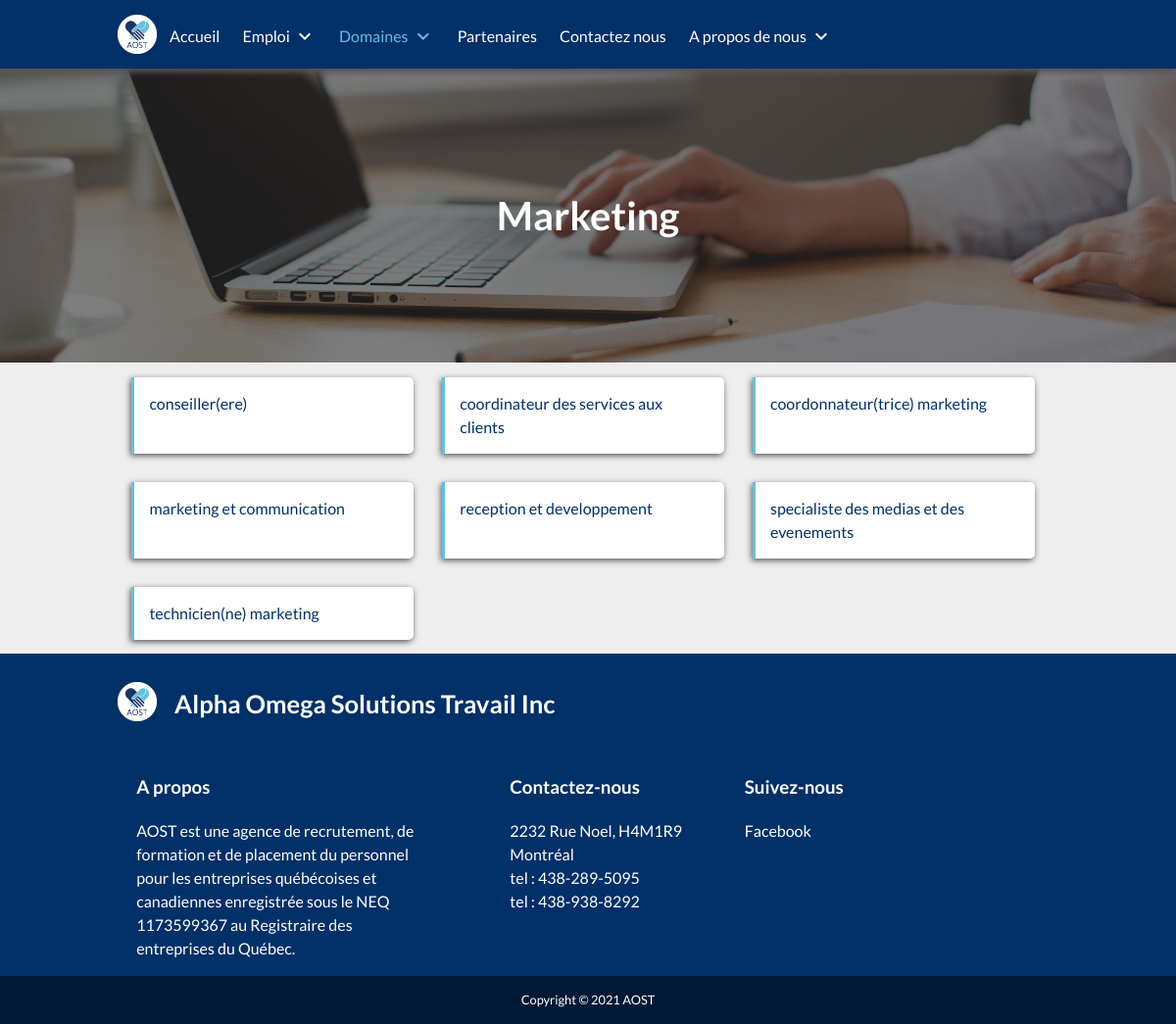
The app's page /domains/Marketing/5 with its own data.
### tables this page shows
CREATE TABLE IF NOT EXISTS `domains` (
  `id` bigint(20) NOT NULL AUTO_INCREMENT,
  `id_admin` bigint(20) NOT NULL,
  `name` varchar(100) NOT NULL,
  `color` varchar(100) NOT NULL,
  `added_at` datetime NOT NULL DEFAULT CURRENT_TIMESTAMP,
  PRIMARY KEY (`id`),
  KEY `id_admin` (`id_admin`)
);

CREATE TABLE IF NOT EXISTS `subdomains` (
  `id` bigint(20) NOT NULL AUTO_INCREMENT,
  `id_admin` bigint(20) NOT NULL,
  `id_domain` bigint(20) NOT NULL,
  `name` varchar(200) NOT NULL,
  `color` varchar(100) NOT NULL,
  `added_at` datetime NOT NULL DEFAULT CURRENT_TIMESTAMP,
  PRIMARY KEY (`id`),
  KEY `id_domain` (`id_domain`),
  KEY `fk_admin` (`id_admin`)
);

### outils/php/Session.class.php (called while the page is built, shortened)
<?php
  class Session
  {
    private $currentDomain;
    function __construct($currentPage = "home", $currentSubPage = "", $currentDomain = "", $role_1 = "super", $role_2 = "moderateur")
    {
      $this->currentDomain = $currentDomain;
    }
    public function getCurrentDomain(){
      return $this->currentDomain;
    }
    public function setCurrentDomain($currentDomain){
      $this->currentDomain = $currentDomain;
    }
    public function presentationPage($title, $img){ ?>
    <?php }
  }
?>

### class/Domain.class.php (called while the page is built, shortened)
<?php
class domain
{
public function getDomain($id){
    include(_APP_PATH."bd/server-connect.php");
    $id=intval($id);
    $query=$db->prepare("SELECT * FROM domains WHERE id=?");
    $query->bindParam(1,$id);
    if($query->execute() && $query->rowCount()==1){
        $data=$query->fetch();
        return (new Domain($data));
    }else{
        return false;
    }
}
}
?>

### class/Subdomain.class.php (called while the page is built, shortened)
<?php
class Subdomain
{
   private $_name;
   public function __construct(array $data){
    foreach ($data as $key => $value) {
     $method='set'.ucfirst($key);
}
}
public function setName($name){
   $this->_name=htmlentities(strval($name));
}
public function getName(){
    return $this->_name;
}
public function getListSubdomains($id_domain) {
    include(_APP_PATH."bd/server-connect.php");
    $id_domain=intval($id_domain);
    $query=$db->prepare("SELECT * FROM subdomains WHERE id_domain=? ORDER BY name ASC");
    $query->bindParam(1,$id_domain);
    $subdomain=[];
    if($query->execute()){
       while($data=$query->fetch()){
          $subdomain[]=new Subdomain($data);
      }
      return $subdomain;
  }else{
   return false;
}
}
}
?>

### domains/domains.php (the view)
<div class="container-box" style="background-image: url('/aost/img/bg/bg1.jpg');">
  <div class="container-box-shadow">
    <div class="offset-10-laptop container-box-body" style="">
      <div class="container-title"><?php echo ucwords($session->getCurrentDomain()); ?></div>
    </div>
  </div>
</div>
<div class="" style="background-color: var(--color-shadow);">
  <div class="offset-10-laptop about-block domain-item-block">
    <?php
      $subdomains = $subdomain->getListSubdomains($_GET["id"]);
      foreach($subdomains as $subdomain) {
    ?>
      <div class="domain-item">
        <?php echo $subdomain->getName(); ?>
      </div>
    <?php } ?>
  </div>
</div>

### outils/css/vars.css (style rules this page uses)
:root { --color-primary : #003068; --color-secondary : #66BFDE; --color-tertiary : #001935; --color-shadow : #eee; --color-text : #555; --color-danger : red; --color-danger-dark : darkred; --color-success : green; --color-success-dark : darkgreen; --border-radius-size : 5px; --nav-text-color : white; --nav-bg-color : var(--color-primary); --nav-text-hover-color: var(--color-secondary); --subNav-text-color: var(--color-primary); --subNav-text-hover-color: var(--color-tertiaire); --nav-mobile-text-color : var(--color-primary); --nav-mobile-hover-text-color : white; --nav-mobile-hover-bg-color : var(--color-primary); --footer-bg-color : var(--color-primary); --footer-bg-color-dark : var(--color-tertiary); --footer-text-color : white; --btn-primary-text-color: white; --btn-primary-bg-color : var(--color-primary); --btn-primary-bg-hover-color : var(--color-tertiary); --btn-danger-text-color: white; --btn-danger-bg-color : var(--color-danger); --btn-danger-bg-hover-color : var(--color-danger-dark); }

### outils/css/global.css (style rules this page uses)
body { margin: 0; font-size: 1em; font-weight: 400; line-height: 1.5; text-align: left; font-family: 'Lato'; color: var(--color-text); }
.container-box { background-position: center; background-size: cover; width:100%; padding: 0!important; margin-bottom:1px; display: block; }
.container-box-shadow { height: 100%; margin: 0; background-color: rgba(0,0,0,0.5); width: 100%; }
.container-box-body { margin: 0; height: 100%; color: white; }
.container-title { text-align: center; }
@media (min-width: 992px) { .offset-10-laptop { margin-left: 10%; margin-right: 10%; width: 80%; } }
@media (min-width: 992px) { .container-title { font-size: 2.5em; font-weight: bold; } }
@media (min-width: 992px) { .container-box-body { padding-top: 120px; padding-bottom: 120px; } }

### domains/domains.css (style rules this page uses)
.domain-item-block { display: flex; flex-flow: wrap; }
.domain-item { display: inline-block; box-sizing: border-box; cursor: default; word-wrap: break-word; padding: 15px; box-shadow: -1px 2px 6px var(--color-text); border-left: 3px solid var(--color-secondary); background-color: var(--nav-text-color); border-radius: 0 var(--border-radius-size) var(--border-radius-size) 0; color : var(--color-primary); }
@media (min-width: 992px) { .domain-item { width: 30%; margin : 1.5%; } }

### records on screen
domains: name "Marketing"
subdomains: name "conseiller(ere)"
subdomains: name "coordinateur des services aux clients"
subdomains: name "coordonnateur(trice) marketing"
subdomains: name "marketing et communication"
subdomains: name "reception et developpement"
subdomains: name "specialiste des medias et des evenements"
subdomains: name "technicien(ne) marketing"
